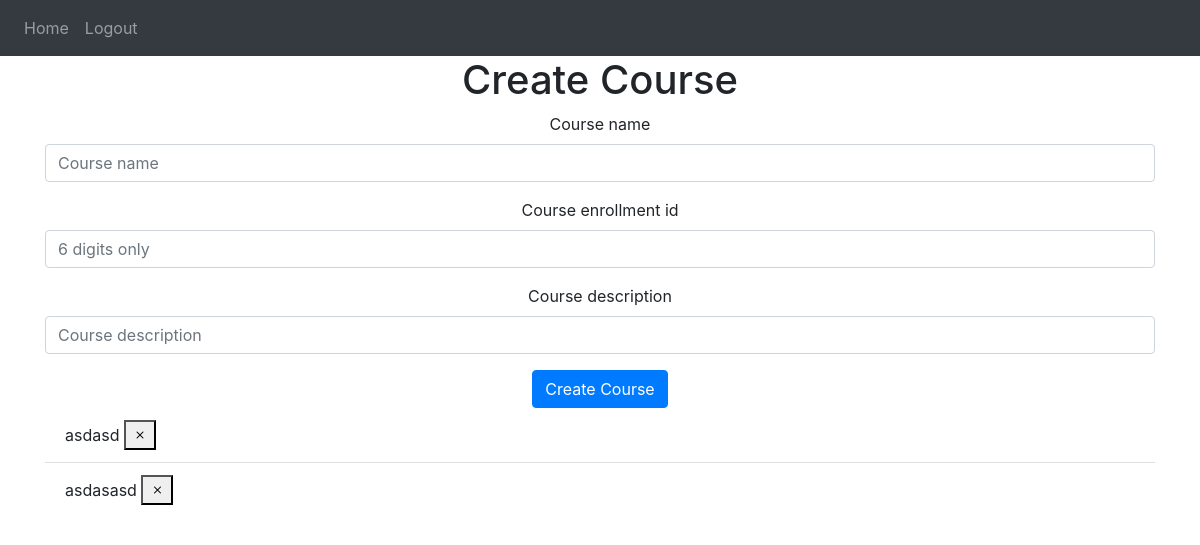
Before: /course-t (signed in) with the older database file.
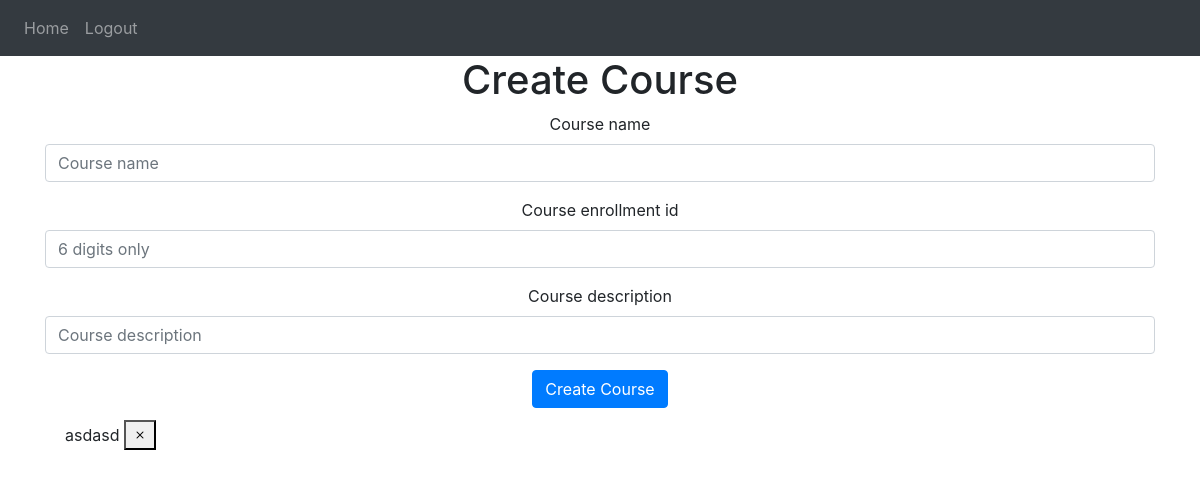
After: the same page with the newer database file.
### website/models.py (models this page shows)
class Course(db.Model, UserMixin):
    id = db.Column(db.Integer, primary_key=True)
    name = db.Column(db.String(100))
    description = db.Column(db.String(100))
    creator = db.Column(db.Integer, db.ForeignKey('user.id'))
    enroll_id = db.Column(db.Integer)
    material = db.relationship('Material', cascade='all,delete', backref='Course')
    notification = db.relationship('Notification', cascade='all,delete', backref='Course')
    assignment = db.relationship('Assignment', cascade='all,delete', backref='Course')
    enroll = db.relationship('Enroll', cascade='all,delete', backref='Course')

### website/course.py (the view, shortened to what this page needs)
@course.route('/course-t', methods=['GET', 'POST'])
@login_required
def view_teacher():
    if current_user.role != "teacher":
        return render_template('home_student.html', user=current_user)
    return render_template('teacher_create_course.html', user=current_user)

### website/templates/teacher_create_course.html (shortened to what this page needs)
{% extends "base.html" %} {% block title %}Home{% endblock %} {% block content
    %}
    <h1 align="center">Create Course</h1>
    <form method="POST">
        <div align="center">
        <div class="form-group">
            <label for="course_name">Course name</label>
            <input
              type="text"
              class="form-control"
              id="course_name"
              name="course_name"
              placeholder="Course name"
            />
          </div>
          <div class="form-group">
            <label for="course_id">Course enrollment id</label>
            <input
              type="text"
              class="form-control"
              id="course_id"
              name="course_id"
              placeholder="6 digits only"
              maxlength="6"
            />
          </div>
          <div class="form-group">
            <label for="course_des">Course description</label>
            <input
              type="text"
              class="form-control"
              id="course_des"
              name="course_des"
              placeholder="Course description"
            />
          </div>
        <div align="center">
            <button type="submit" class="btn btn-primary">Create Course</button>
        </div>
    </div>
    </form>
    <ul class="list-group list-group-flush" id="courses">
      {% for course in user.course %}
      <li class="list-group-item">{{ course.name }}
          <button type="button" class="bi bi-x" data-toggle="tooltip" data-placement="top" title="Delete this course" onClick="deleteCourse({{ course.id }})"></button>
      </li>
        {% endfor %}
    </ul>
    {% endblock %}

Changed rows visible on the page:
removed Course: name "asdasasd"
